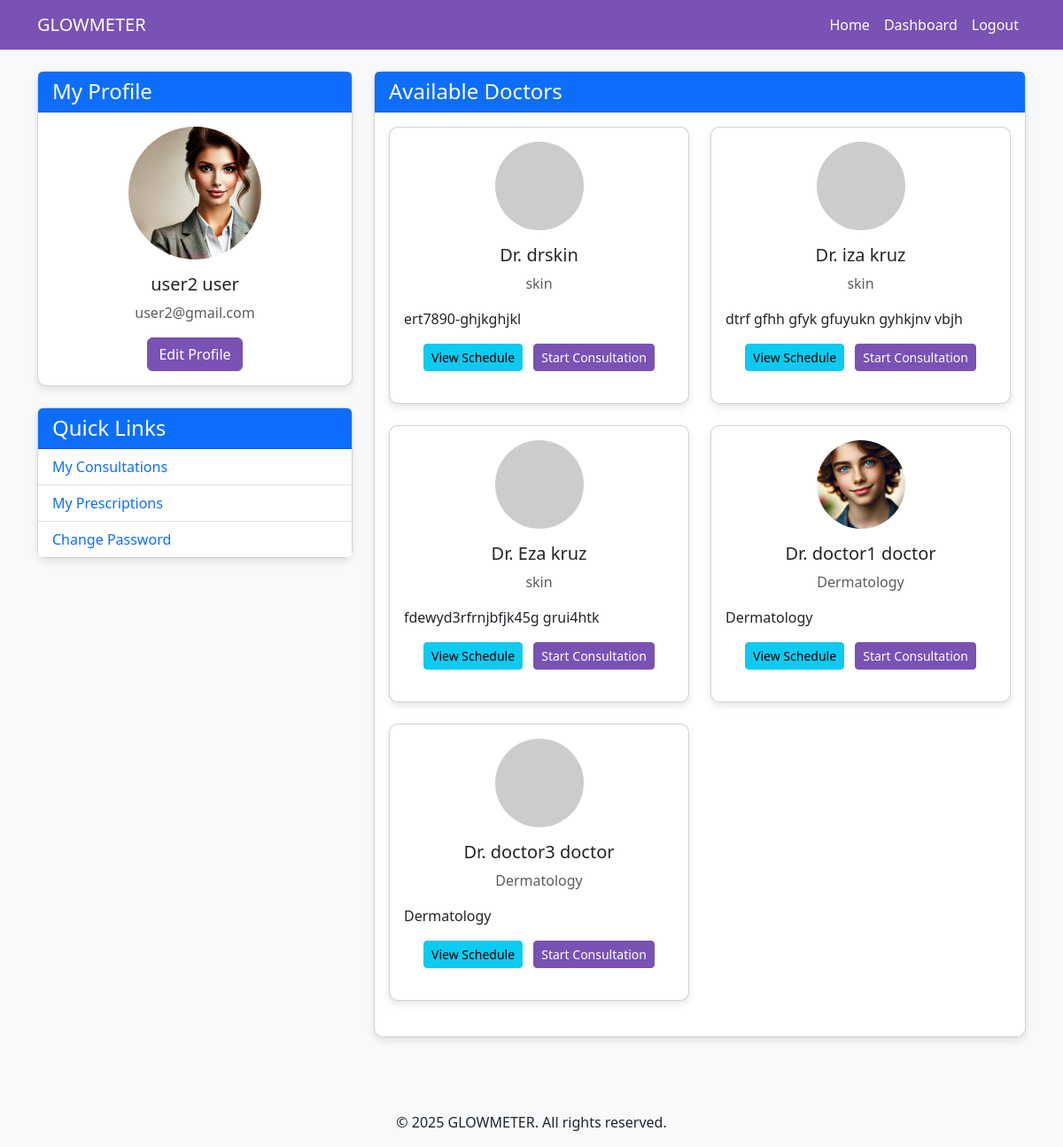
Page /dashboard/ (signed in) on the earlier database version.
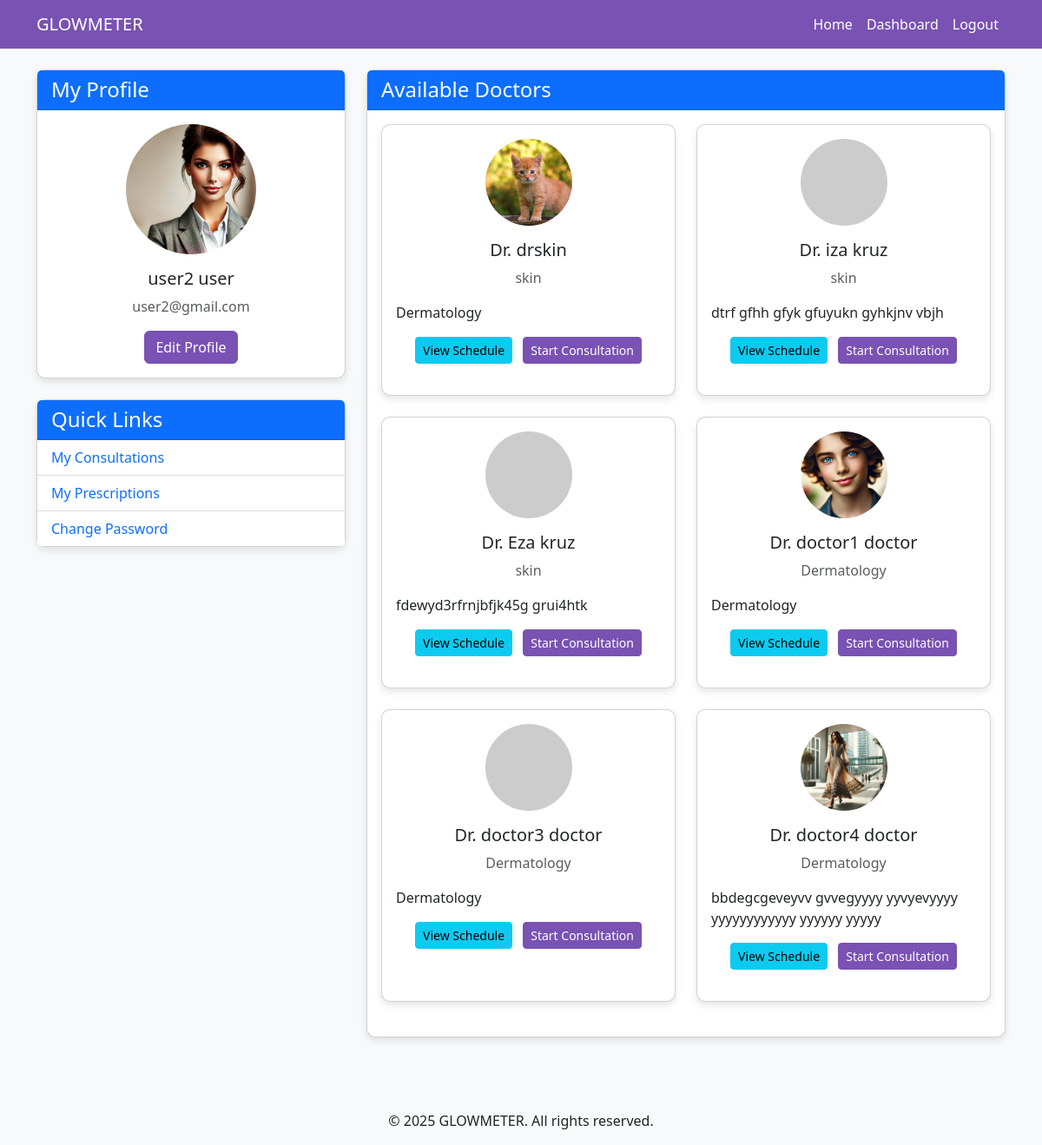
Same page on the later database version.
### glowmeter_app/models.py (models this page shows, shortened)
class User(AbstractBaseUser, PermissionsMixin):
    username = None
    email = models.EmailField(unique=True)
    first_name = models.CharField(max_length=30, blank=True)
    last_name = models.CharField(max_length=30, blank=True)
    profile_picture = models.ImageField(upload_to='admins/', null=True, blank=True)
    is_active = models.BooleanField(default=True)
    is_staff = models.BooleanField(default=False)
    is_doctor = models.BooleanField(default=False)
    is_admin = models.BooleanField(default=False)
    date_joined = models.DateTimeField(auto_now_add=True)
    USERNAME_FIELD = 'email'
    REQUIRED_FIELDS = []
    objects = UserManager()

class RegularUser(models.Model):
    user = models.OneToOneField(User, on_delete=models.CASCADE, related_name='user_profile')
    full_name = models.CharField(max_length=100)
    profile_picture = models.ImageField(upload_to='profiles/', null=True, blank=True)

class Doctor(models.Model):
    user = models.OneToOneField(User, on_delete=models.CASCADE, related_name='doctor_profile')
    full_name = models.CharField(max_length=100)
    specialty = models.CharField(max_length=100)
    bio = models.TextField()
    profile_picture = models.ImageField(upload_to='doctors/', null=True, blank=True)
    is_available = models.BooleanField(default=True)

### glowmeter_app/views.py (the view, shortened to what this page needs)
# urls.py: path('dashboard/', views.dashboard, name='dashboard'),
@login_required
def dashboard(request):
    user = request.user
    if user.is_admin:
        users_count = User.objects.filter(is_doctor=False, is_admin=False).count()
        doctors = Doctor.objects.all()
        consultations_count = Consultation.objects.count()
        products_count = Product.objects.count()
        recent_activities = []
        recent_users = User.objects.filter(is_doctor=False, is_admin=False).order_by('-date_joined')[:5]
        for user in recent_users:
            recent_activities.append({
                'type': 'registration',
                'user': user,
                'timestamp': user.date_joined,
                'message': f"New user registered: {user.first_name} {user.last_name}"
            })
        recent_consultations = Consultation.objects.order_by('-started_at')[:5]
        for consultation in recent_consultations:
            recent_activities.append({
                'type': 'consultation',
                'user': consultation.user,
                'timestamp': consultation.started_at,
                'message': f"New consultation: {consultation.user.first_name} with Dr. {consultation.doctor.full_name}"
            })
        recent_doctors = Doctor.objects.order_by('-user__date_joined')[:5]
        for doctor in recent_doctors:
            recent_activities.append({
                'type': 'doctor',
                'user': doctor.user,
                'timestamp': doctor.user.date_joined,
                'message': f"New doctor registered: Dr. {doctor.full_name}"
            })
        recent_activities.sort(key=lambda x: x['timestamp'], reverse=True)
        recent_activities = recent_activities[:10]  # Get only the 10 most recent activities
        context = {
            'users_count': users_count,
            'doctors': doctors,
            'consultations_count': consultations_count,
            'products_count': products_count,
            'recent_activities': recent_activities,
        }
        return render(request, 'admin_dashboard.html', context)
    else:
        available_doctors = Doctor.objects.filter(is_available=True)
        return render(request, 'user_dashboard.html', {'doctors': available_doctors})

### templates/user_dashboard.html (shortened to what this page needs)
{% extends 'base.html' %}
{% block content %}
<div class="container mt-4">
    <div class="row">
        <div class="col-md-4">
            <div class="card mb-4">
                <div class="card-header bg-primary text-white">
                    <h4 class="mb-0">My Profile</h4>
                </div>
                <div class="card-body text-center">
                    {% if user.user_profile.profile_picture %}
                        <img src="{{ user.user_profile.profile_picture.url }}" alt="Profile Picture" class="img-fluid rounded-circle mb-3" style="width: 150px; height: 150px; object-fit: cover;">
                    {% else %}
                        <img src="https://via.placeholder.com/150" alt="Profile Picture" class="img-fluid rounded-circle mb-3">
                    {% endif %}
                    <h5>{{ user.user_profile.full_name }}</h5>
                    <p class="text-muted">{{ user.email }}</p>
                    <a href="{% url 'edit_profile' %}" class="btn btn-primary">Edit Profile</a>
                </div>
            </div>
            <div class="card">
                <div class="card-header bg-primary text-white">
                    <h4 class="mb-0">Quick Links</h4>
                </div>
                <ul class="list-group list-group-flush">
                    <li class="list-group-item"><a href="{% url 'my_consultations' %}" class="text-decoration-none">My Consultations</a></li>
                    <li class="list-group-item"><a href="{% url 'view_prescriptions' %}" class="text-decoration-none">My Prescriptions</a></li>
                    <li class="list-group-item"><a href="{% url 'change_password' %}" class="text-decoration-none">Change Password</a></li>
                </ul>
            </div>
        </div>
        <div class="col-md-8">
            <div class="card">
                <div class="card-header bg-primary text-white">
                    <h4 class="mb-0">Available Doctors</h4>
                </div>
                <div class="card-body">
                    {% if doctors %}
                        <div class="row">
                            {% for doctor in doctors %}
                                <div class="col-md-6 mb-4">
                                    <div class="card h-100">
                                        <div class="card-body">
                                            <div class="text-center mb-3">
                                                {% if doctor.profile_picture %}
                                                    <img src="{{ doctor.profile_picture.url }}" alt="{{ doctor.full_name }}" class="img-fluid rounded-circle" style="width: 100px; height: 100px; object-fit: cover;">
                                                {% else %}
                                                    <img src="https://via.placeholder.com/100" alt="{{ doctor.full_name }}" class="img-fluid rounded-circle">
                                                {% endif %}
                                            </div>
                                            <h5 class="card-title text-center">Dr. {{ doctor.full_name }}</h5>
                                            <p class="card-text text-center text-muted">{{ doctor.specialty }}</p>
                                            <p class="card-text">{{ doctor.bio|truncatewords:30 }}</p>
                                            <div class="text-center mt-3">
                                                <a href="{% url 'doctor_availability' doctor.id %}" class="btn btn-info btn-sm me-2">View Schedule</a>
                                                <a href="{% url 'start_consultation' doctor.id %}" class="btn btn-primary btn-sm">Start Consultation</a>
                                            </div>
                                        </div>
                                    </div>
                                </div>
                            {% endfor %}
                        </div>
                    {% else %}
                        <div class="alert alert-info">
                            No doctors are available at the moment.
                        </div>
                    {% endif %}
                </div>
            </div>
        </div>
    </div>
</div>
{% endblock %}

### templates/base.html (shortened to what this page needs)
<!DOCTYPE html>
<html lang="en">
<head>
    <link href="https://cdn.jsdelivr.net/npm/bootstrap@5.3.0-alpha1/dist/css/bootstrap.min.css" rel="stylesheet">
</head>
<body>
    <nav class="navbar navbar-expand-lg navbar-dark">
        <div class="container">
            <a class="navbar-brand" href="{% url 'home' %}">GLOWMETER</a>
            <div class="collapse navbar-collapse" id="navbarNav">
                <ul class="navbar-nav ms-auto">
                    <li class="nav-item">
                        <a class="nav-link" href="{% url 'home' %}">Home</a>
                    </li>
                    {% if user.is_authenticated %}
                        <li class="nav-item">
                            <a class="nav-link" href="{% url 'dashboard' %}">Dashboard</a>
                        </li>
                        <li class="nav-item">
                            <form method="post" action="{% url 'logout' %}" class="d-inline">
                                <button type="submit" class="nav-link border-0 bg-transparent">Logout</button>
                            </form>
                        </li>
                    {% endif %}
                </ul>
            </div>
        </div>
    </nav>
    {% block content %}{% endblock %}
    <footer class="mt-5 py-3 bg-light text-center">
        <div class="container">
            <p class="m-0">© 2025 GLOWMETER. All rights reserved.</p>
        </div>
    </footer>
</body>
</html>

### templates/base.html (style rules this page uses)
body { font-family: 'Segoe UI', Tahoma, Geneva, Verdana, sans-serif; background-color: #f8f9fa; }
.navbar { background-color: #7952b3; }
.navbar-brand, .nav-link { color: white !important; }
button.nav-link { cursor: pointer; }
.card { border-radius: 10px; box-shadow: 0 4px 8px rgba(0,0,0,0.1); margin-bottom: 20px; }
.btn-primary { background-color: #7952b3; border-color: #7952b3; }

Differences in the rows shown:
changed Doctor "drskin": profile_picture: picture added; bio "ert7890-ghjkghjkl" → "Dermatology"
added Doctor: profile_picture (picture), full_name "doctor4 doctor", specialty "Dermatology", bio "bbdegcgeveyvv gvvegyyyy yyvyevyyyy yyyyyyyyyyyy yyyyyy yyyyy"
